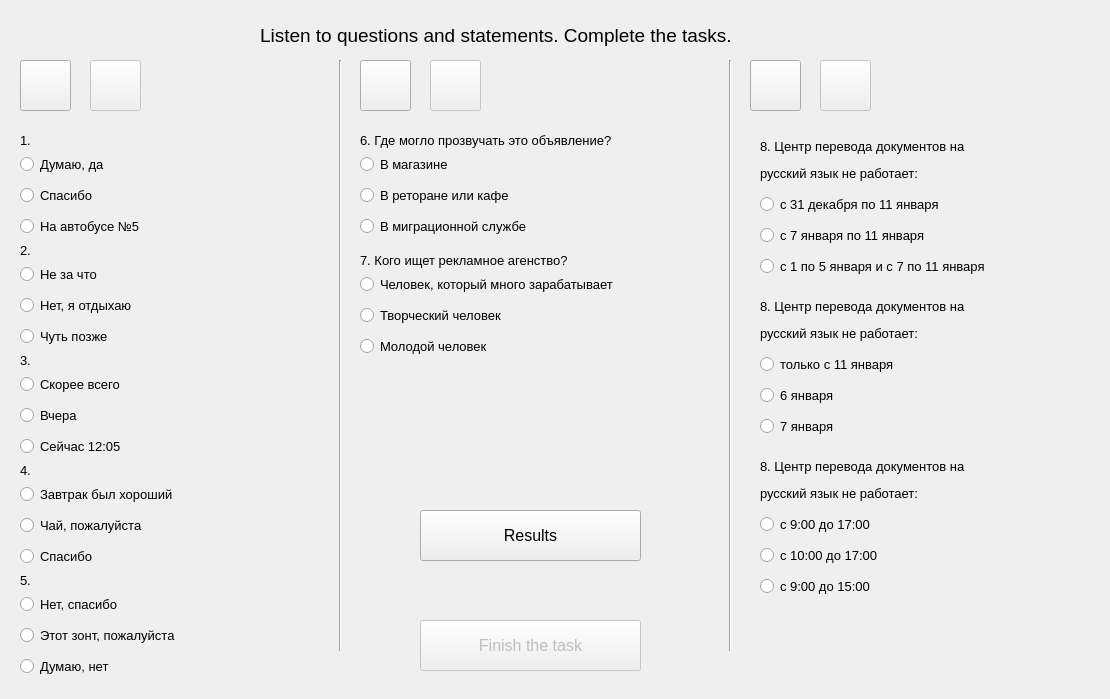
<?xml version="1.0" encoding="UTF-8"?>
<ui version="4.0">
 <class>audiolessonwindow</class>
 <widget class="QWidget" name="audiolessonwindow">
  <property name="geometry">
   <rect>
    <x>0</x>
    <y>0</y>
    <width>1110</width>
    <height>699</height>
   </rect>
  </property>
  <property name="windowTitle">
   <string>Form</string>
  </property>
  <widget class="Line" name="line">
   <property name="geometry">
    <rect>
     <x>330</x>
     <y>60</y>
     <width>20</width>
     <height>591</height>
    </rect>
   </property>
   <property name="orientation">
    <enum>Qt::Vertical</enum>
   </property>
  </widget>
  <widget class="Line" name="line_2">
   <property name="geometry">
    <rect>
     <x>720</x>
     <y>60</y>
     <width>20</width>
     <height>591</height>
    </rect>
   </property>
   <property name="orientation">
    <enum>Qt::Vertical</enum>
   </property>
  </widget>
  <widget class="QPushButton" name="pushButton_6">
   <property name="geometry">
    <rect>
     <x>20</x>
     <y>60</y>
     <width>51</width>
     <height>51</height>
    </rect>
   </property>
   <property name="text">
    <string/>
   </property>
   <property name="iconSize">
    <size>
     <width>50</width>
     <height>50</height>
    </size>
   </property>
  </widget>
  <widget class="QPushButton" name="pushButton_7">
   <property name="enabled">
    <bool>false</bool>
   </property>
   <property name="geometry">
    <rect>
     <x>90</x>
     <y>60</y>
     <width>51</width>
     <height>51</height>
    </rect>
   </property>
   <property name="text">
    <string/>
   </property>
   <property name="iconSize">
    <size>
     <width>50</width>
     <height>50</height>
    </size>
   </property>
  </widget>
  <widget class="QPushButton" name="pushButton_8">
   <property name="geometry">
    <rect>
     <x>360</x>
     <y>60</y>
     <width>51</width>
     <height>51</height>
    </rect>
   </property>
   <property name="text">
    <string/>
   </property>
   <property name="iconSize">
    <size>
     <width>50</width>
     <height>50</height>
    </size>
   </property>
  </widget>
  <widget class="QPushButton" name="pushButton_9">
   <property name="enabled">
    <bool>false</bool>
   </property>
   <property name="geometry">
    <rect>
     <x>430</x>
     <y>60</y>
     <width>51</width>
     <height>51</height>
    </rect>
   </property>
   <property name="text">
    <string/>
   </property>
   <property name="iconSize">
    <size>
     <width>50</width>
     <height>50</height>
    </size>
   </property>
  </widget>
  <widget class="QPushButton" name="pushButton_10">
   <property name="geometry">
    <rect>
     <x>750</x>
     <y>60</y>
     <width>51</width>
     <height>51</height>
    </rect>
   </property>
   <property name="text">
    <string/>
   </property>
   <property name="iconSize">
    <size>
     <width>50</width>
     <height>50</height>
    </size>
   </property>
  </widget>
  <widget class="QPushButton" name="pushButton_11">
   <property name="enabled">
    <bool>false</bool>
   </property>
   <property name="geometry">
    <rect>
     <x>820</x>
     <y>60</y>
     <width>51</width>
     <height>51</height>
    </rect>
   </property>
   <property name="text">
    <string/>
   </property>
   <property name="iconSize">
    <size>
     <width>50</width>
     <height>50</height>
    </size>
   </property>
  </widget>
  <widget class="QWidget" name="verticalLayoutWidget">
   <property name="geometry">
    <rect>
     <x>20</x>
     <y>150</y>
     <width>160</width>
     <height>91</height>
    </rect>
   </property>
   <property name="font">
    <font>
     <pointsize>10</pointsize>
    </font>
   </property>
   <layout class="QVBoxLayout" name="verticalLayout">
    <item>
     <widget class="QRadioButton" name="radioButton">
      <property name="font">
       <font>
        <pointsize>10</pointsize>
       </font>
      </property>
      <property name="text">
       <string>Думаю, да</string>
      </property>
     </widget>
    </item>
    <item>
     <widget class="QRadioButton" name="radioButton_2">
      <property name="font">
       <font>
        <pointsize>10</pointsize>
       </font>
      </property>
      <property name="text">
       <string>Спасибо</string>
      </property>
     </widget>
    </item>
    <item>
     <widget class="QRadioButton" name="radioButton_3">
      <property name="font">
       <font>
        <pointsize>10</pointsize>
       </font>
      </property>
      <property name="text">
       <string>На автобусе №5</string>
      </property>
     </widget>
    </item>
   </layout>
  </widget>
  <widget class="QWidget" name="verticalLayoutWidget_2">
   <property name="geometry">
    <rect>
     <x>20</x>
     <y>260</y>
     <width>160</width>
     <height>91</height>
    </rect>
   </property>
   <property name="font">
    <font>
     <pointsize>10</pointsize>
    </font>
   </property>
   <layout class="QVBoxLayout" name="verticalLayout_2">
    <item>
     <widget class="QRadioButton" name="radioButton_5">
      <property name="font">
       <font>
        <pointsize>10</pointsize>
       </font>
      </property>
      <property name="text">
       <string>Не за что </string>
      </property>
     </widget>
    </item>
    <item>
     <widget class="QRadioButton" name="radioButton_4">
      <property name="font">
       <font>
        <pointsize>10</pointsize>
       </font>
      </property>
      <property name="text">
       <string>Нет, я отдыхаю</string>
      </property>
     </widget>
    </item>
    <item>
     <widget class="QRadioButton" name="radioButton_6">
      <property name="font">
       <font>
        <pointsize>10</pointsize>
       </font>
      </property>
      <property name="text">
       <string>Чуть позже</string>
      </property>
     </widget>
    </item>
   </layout>
  </widget>
  <widget class="QWidget" name="verticalLayoutWidget_3">
   <property name="geometry">
    <rect>
     <x>20</x>
     <y>370</y>
     <width>160</width>
     <height>91</height>
    </rect>
   </property>
   <property name="font">
    <font>
     <pointsize>10</pointsize>
    </font>
   </property>
   <layout class="QVBoxLayout" name="verticalLayout_3">
    <item>
     <widget class="QRadioButton" name="radioButton_7">
      <property name="font">
       <font>
        <pointsize>10</pointsize>
       </font>
      </property>
      <property name="text">
       <string>Скорее всего</string>
      </property>
     </widget>
    </item>
    <item>
     <widget class="QRadioButton" name="radioButton_8">
      <property name="font">
       <font>
        <pointsize>10</pointsize>
       </font>
      </property>
      <property name="text">
       <string>Вчера</string>
      </property>
     </widget>
    </item>
    <item>
     <widget class="QRadioButton" name="radioButton_9">
      <property name="font">
       <font>
        <pointsize>10</pointsize>
       </font>
      </property>
      <property name="text">
       <string>Сейчас 12:05</string>
      </property>
     </widget>
    </item>
   </layout>
  </widget>
  <widget class="QWidget" name="verticalLayoutWidget_4">
   <property name="geometry">
    <rect>
     <x>20</x>
     <y>480</y>
     <width>198</width>
     <height>91</height>
    </rect>
   </property>
   <property name="font">
    <font>
     <pointsize>10</pointsize>
    </font>
   </property>
   <layout class="QVBoxLayout" name="verticalLayout_4">
    <item>
     <widget class="QRadioButton" name="radioButton_10">
      <property name="font">
       <font>
        <pointsize>10</pointsize>
       </font>
      </property>
      <property name="text">
       <string>Завтрак был хороший</string>
      </property>
     </widget>
    </item>
    <item>
     <widget class="QRadioButton" name="radioButton_11">
      <property name="font">
       <font>
        <pointsize>10</pointsize>
       </font>
      </property>
      <property name="text">
       <string>Чай, пожалуйста</string>
      </property>
     </widget>
    </item>
    <item>
     <widget class="QRadioButton" name="radioButton_12">
      <property name="font">
       <font>
        <pointsize>10</pointsize>
       </font>
      </property>
      <property name="text">
       <string>Спасибо</string>
      </property>
     </widget>
    </item>
   </layout>
  </widget>
  <widget class="QWidget" name="verticalLayoutWidget_5">
   <property name="geometry">
    <rect>
     <x>20</x>
     <y>590</y>
     <width>206</width>
     <height>91</height>
    </rect>
   </property>
   <property name="font">
    <font>
     <pointsize>10</pointsize>
    </font>
   </property>
   <layout class="QVBoxLayout" name="verticalLayout_5">
    <item>
     <widget class="QRadioButton" name="radioButton_13">
      <property name="font">
       <font>
        <pointsize>10</pointsize>
       </font>
      </property>
      <property name="text">
       <string>Нет, спасибо</string>
      </property>
     </widget>
    </item>
    <item>
     <widget class="QRadioButton" name="radioButton_14">
      <property name="font">
       <font>
        <pointsize>10</pointsize>
       </font>
      </property>
      <property name="text">
       <string>Этот зонт, пожалуйста</string>
      </property>
     </widget>
    </item>
    <item>
     <widget class="QRadioButton" name="radioButton_15">
      <property name="font">
       <font>
        <pointsize>10</pointsize>
       </font>
      </property>
      <property name="text">
       <string>Думаю, нет</string>
      </property>
     </widget>
    </item>
   </layout>
  </widget>
  <widget class="QWidget" name="verticalLayoutWidget_6">
   <property name="geometry">
    <rect>
     <x>360</x>
     <y>150</y>
     <width>218</width>
     <height>91</height>
    </rect>
   </property>
   <property name="font">
    <font>
     <pointsize>10</pointsize>
    </font>
   </property>
   <layout class="QVBoxLayout" name="verticalLayout_6">
    <item>
     <widget class="QRadioButton" name="radioButton_16">
      <property name="font">
       <font>
        <pointsize>10</pointsize>
       </font>
      </property>
      <property name="text">
       <string>В магазине </string>
      </property>
     </widget>
    </item>
    <item>
     <widget class="QRadioButton" name="radioButton_17">
      <property name="font">
       <font>
        <pointsize>10</pointsize>
       </font>
      </property>
      <property name="text">
       <string>В реторане или кафе</string>
      </property>
     </widget>
    </item>
    <item>
     <widget class="QRadioButton" name="radioButton_18">
      <property name="font">
       <font>
        <pointsize>10</pointsize>
       </font>
      </property>
      <property name="text">
       <string>В миграционной службе</string>
      </property>
     </widget>
    </item>
   </layout>
  </widget>
  <widget class="QWidget" name="verticalLayoutWidget_7">
   <property name="geometry">
    <rect>
     <x>360</x>
     <y>270</y>
     <width>332</width>
     <height>91</height>
    </rect>
   </property>
   <property name="font">
    <font>
     <pointsize>10</pointsize>
    </font>
   </property>
   <layout class="QVBoxLayout" name="verticalLayout_7">
    <item>
     <widget class="QRadioButton" name="radioButton_19">
      <property name="font">
       <font>
        <pointsize>10</pointsize>
       </font>
      </property>
      <property name="text">
       <string>Человек, который много зарабатывает</string>
      </property>
     </widget>
    </item>
    <item>
     <widget class="QRadioButton" name="radioButton_20">
      <property name="font">
       <font>
        <pointsize>10</pointsize>
       </font>
      </property>
      <property name="text">
       <string>Творческий человек</string>
      </property>
     </widget>
    </item>
    <item>
     <widget class="QRadioButton" name="radioButton_21">
      <property name="font">
       <font>
        <pointsize>10</pointsize>
       </font>
      </property>
      <property name="text">
       <string>Молодой человек</string>
      </property>
     </widget>
    </item>
   </layout>
  </widget>
  <widget class="QWidget" name="verticalLayoutWidget_8">
   <property name="geometry">
    <rect>
     <x>760</x>
     <y>510</y>
     <width>160</width>
     <height>91</height>
    </rect>
   </property>
   <property name="font">
    <font>
     <pointsize>10</pointsize>
    </font>
   </property>
   <layout class="QVBoxLayout" name="verticalLayout_8">
    <item>
     <widget class="QRadioButton" name="radioButton_22">
      <property name="font">
       <font>
        <pointsize>10</pointsize>
       </font>
      </property>
      <property name="text">
       <string>с 9:00 до 17:00</string>
      </property>
     </widget>
    </item>
    <item>
     <widget class="QRadioButton" name="radioButton_23">
      <property name="font">
       <font>
        <pointsize>10</pointsize>
       </font>
      </property>
      <property name="text">
       <string>с 10:00 до 17:00</string>
      </property>
     </widget>
    </item>
    <item>
     <widget class="QRadioButton" name="radioButton_24">
      <property name="font">
       <font>
        <pointsize>10</pointsize>
       </font>
      </property>
      <property name="text">
       <string>с 9:00 до 15:00</string>
      </property>
     </widget>
    </item>
   </layout>
  </widget>
  <widget class="QWidget" name="verticalLayoutWidget_9">
   <property name="geometry">
    <rect>
     <x>760</x>
     <y>190</y>
     <width>298</width>
     <height>91</height>
    </rect>
   </property>
   <property name="font">
    <font>
     <pointsize>10</pointsize>
    </font>
   </property>
   <layout class="QVBoxLayout" name="verticalLayout_9">
    <item>
     <widget class="QRadioButton" name="radioButton_25">
      <property name="font">
       <font>
        <pointsize>10</pointsize>
       </font>
      </property>
      <property name="text">
       <string>с 31 декабря по 11 января</string>
      </property>
     </widget>
    </item>
    <item>
     <widget class="QRadioButton" name="radioButton_26">
      <property name="font">
       <font>
        <pointsize>10</pointsize>
       </font>
      </property>
      <property name="text">
       <string>с 7 января по 11 января</string>
      </property>
     </widget>
    </item>
    <item>
     <widget class="QRadioButton" name="radioButton_27">
      <property name="font">
       <font>
        <pointsize>10</pointsize>
       </font>
      </property>
      <property name="text">
       <string>с 1 по 5 января и с 7 по 11 января</string>
      </property>
     </widget>
    </item>
   </layout>
  </widget>
  <widget class="QWidget" name="verticalLayoutWidget_10">
   <property name="geometry">
    <rect>
     <x>760</x>
     <y>350</y>
     <width>177</width>
     <height>91</height>
    </rect>
   </property>
   <property name="font">
    <font>
     <pointsize>10</pointsize>
    </font>
   </property>
   <layout class="QVBoxLayout" name="verticalLayout_10">
    <item>
     <widget class="QRadioButton" name="radioButton_28">
      <property name="font">
       <font>
        <pointsize>10</pointsize>
       </font>
      </property>
      <property name="text">
       <string>только с 11 января</string>
      </property>
     </widget>
    </item>
    <item>
     <widget class="QRadioButton" name="radioButton_29">
      <property name="font">
       <font>
        <pointsize>10</pointsize>
       </font>
      </property>
      <property name="text">
       <string>6 января</string>
      </property>
     </widget>
    </item>
    <item>
     <widget class="QRadioButton" name="radioButton_30">
      <property name="font">
       <font>
        <pointsize>10</pointsize>
       </font>
      </property>
      <property name="text">
       <string>7 января</string>
      </property>
     </widget>
    </item>
   </layout>
  </widget>
  <widget class="QPushButton" name="pushButton_3">
   <property name="enabled">
    <bool>false</bool>
   </property>
   <property name="geometry">
    <rect>
     <x>420</x>
     <y>620</y>
     <width>221</width>
     <height>51</height>
    </rect>
   </property>
   <property name="font">
    <font>
     <pointsize>12</pointsize>
    </font>
   </property>
   <property name="text">
    <string>Finish the task</string>
   </property>
  </widget>
  <widget class="QPushButton" name="pushButton_4">
   <property name="enabled">
    <bool>true</bool>
   </property>
   <property name="geometry">
    <rect>
     <x>420</x>
     <y>510</y>
     <width>221</width>
     <height>51</height>
    </rect>
   </property>
   <property name="font">
    <font>
     <pointsize>12</pointsize>
    </font>
   </property>
   <property name="text">
    <string>Results</string>
   </property>
  </widget>
  <widget class="QLabel" name="label">
   <property name="geometry">
    <rect>
     <x>460</x>
     <y>570</y>
     <width>141</width>
     <height>41</height>
    </rect>
   </property>
   <property name="font">
    <font>
     <pointsize>10</pointsize>
    </font>
   </property>
   <property name="text">
    <string/>
   </property>
  </widget>
  <widget class="QLabel" name="label_2">
   <property name="geometry">
    <rect>
     <x>20</x>
     <y>130</y>
     <width>51</width>
     <height>21</height>
    </rect>
   </property>
   <property name="font">
    <font>
     <pointsize>10</pointsize>
    </font>
   </property>
   <property name="text">
    <string>1. </string>
   </property>
  </widget>
  <widget class="QLabel" name="label_3">
   <property name="geometry">
    <rect>
     <x>20</x>
     <y>240</y>
     <width>51</width>
     <height>21</height>
    </rect>
   </property>
   <property name="font">
    <font>
     <pointsize>10</pointsize>
    </font>
   </property>
   <property name="text">
    <string>2.</string>
   </property>
  </widget>
  <widget class="QLabel" name="label_4">
   <property name="geometry">
    <rect>
     <x>20</x>
     <y>350</y>
     <width>51</width>
     <height>21</height>
    </rect>
   </property>
   <property name="font">
    <font>
     <pointsize>10</pointsize>
    </font>
   </property>
   <property name="text">
    <string>3.</string>
   </property>
  </widget>
  <widget class="QLabel" name="label_5">
   <property name="geometry">
    <rect>
     <x>20</x>
     <y>460</y>
     <width>51</width>
     <height>21</height>
    </rect>
   </property>
   <property name="font">
    <font>
     <pointsize>10</pointsize>
    </font>
   </property>
   <property name="text">
    <string>4.</string>
   </property>
  </widget>
  <widget class="QLabel" name="label_6">
   <property name="geometry">
    <rect>
     <x>20</x>
     <y>570</y>
     <width>51</width>
     <height>21</height>
    </rect>
   </property>
   <property name="font">
    <font>
     <pointsize>10</pointsize>
    </font>
   </property>
   <property name="text">
    <string>5.</string>
   </property>
  </widget>
  <widget class="QLabel" name="label_7">
   <property name="geometry">
    <rect>
     <x>360</x>
     <y>130</y>
     <width>331</width>
     <height>21</height>
    </rect>
   </property>
   <property name="font">
    <font>
     <pointsize>10</pointsize>
    </font>
   </property>
   <property name="text">
    <string>6. Где могло прозвучать это объявление?</string>
   </property>
  </widget>
  <widget class="QLabel" name="label_8">
   <property name="geometry">
    <rect>
     <x>360</x>
     <y>250</y>
     <width>291</width>
     <height>21</height>
    </rect>
   </property>
   <property name="font">
    <font>
     <pointsize>10</pointsize>
    </font>
   </property>
   <property name="text">
    <string>7. Кого ищет рекламное агенство?</string>
   </property>
  </widget>
  <widget class="QLabel" name="label_9">
   <property name="geometry">
    <rect>
     <x>760</x>
     <y>130</y>
     <width>311</width>
     <height>61</height>
    </rect>
   </property>
   <property name="font">
    <font>
     <pointsize>10</pointsize>
    </font>
   </property>
   <property name="text">
    <string>&lt;html&gt;&lt;head/&gt;&lt;body&gt;&lt;p&gt;8. Центр перевода документов на &lt;/p&gt;&lt;p&gt;русский язык не работает:&lt;/p&gt;&lt;/body&gt;&lt;/html&gt;</string>
   </property>
  </widget>
  <widget class="QLabel" name="label_10">
   <property name="geometry">
    <rect>
     <x>760</x>
     <y>290</y>
     <width>291</width>
     <height>61</height>
    </rect>
   </property>
   <property name="font">
    <font>
     <pointsize>10</pointsize>
    </font>
   </property>
   <property name="text">
    <string>&lt;html&gt;&lt;head/&gt;&lt;body&gt;&lt;p&gt;8. Центр перевода документов на &lt;/p&gt;&lt;p&gt;русский язык не работает:&lt;/p&gt;&lt;/body&gt;&lt;/html&gt;</string>
   </property>
  </widget>
  <widget class="QLabel" name="label_11">
   <property name="geometry">
    <rect>
     <x>760</x>
     <y>450</y>
     <width>281</width>
     <height>61</height>
    </rect>
   </property>
   <property name="font">
    <font>
     <pointsize>10</pointsize>
    </font>
   </property>
   <property name="text">
    <string>&lt;html&gt;&lt;head/&gt;&lt;body&gt;&lt;p&gt;8. Центр перевода документов на &lt;/p&gt;&lt;p&gt;русский язык не работает:&lt;/p&gt;&lt;/body&gt;&lt;/html&gt;</string>
   </property>
  </widget>
  <widget class="QLabel" name="label_12">
   <property name="geometry">
    <rect>
     <x>260</x>
     <y>20</y>
     <width>761</width>
     <height>31</height>
    </rect>
   </property>
   <property name="font">
    <font>
     <pointsize>14</pointsize>
    </font>
   </property>
   <property name="text">
    <string>Listen to questions and statements. Complete the tasks.</string>
   </property>
  </widget>
 </widget>
 <resources/>
 <connections/>
</ui>
